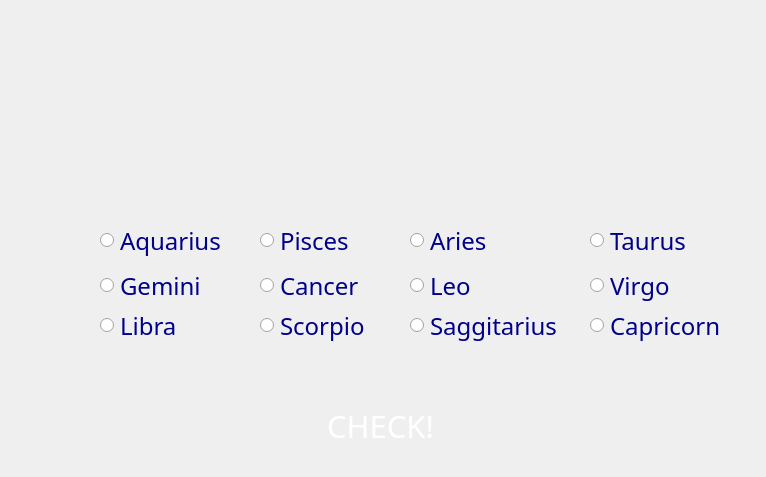
<?xml version="1.0" encoding="UTF-8"?>
<ui version="4.0">
 <class>LoveComp</class>
 <widget class="QDialog" name="LoveComp">
  <property name="geometry">
   <rect>
    <x>0</x>
    <y>0</y>
    <width>766</width>
    <height>477</height>
   </rect>
  </property>
  <property name="windowTitle">
   <string>Dialog</string>
  </property>
  <widget class="QLabel" name="label">
   <property name="geometry">
    <rect>
     <x>-10</x>
     <y>0</y>
     <width>781</width>
     <height>481</height>
    </rect>
   </property>
   <property name="font">
    <font>
     <family>Ageo</family>
     <pointsize>18</pointsize>
    </font>
   </property>
   <property name="text">
    <string/>
   </property>
   <property name="pixmap">
    <pixmap resource="resources.qrc">:/new/prefix1/lovecomp.png</pixmap>
   </property>
   <property name="alignment">
    <set>Qt::AlignCenter</set>
   </property>
  </widget>
  <widget class="QPushButton" name="pushButton_lovecheck">
   <property name="geometry">
    <rect>
     <x>140</x>
     <y>400</y>
     <width>481</width>
     <height>51</height>
    </rect>
   </property>
   <property name="font">
    <font>
     <family>Ageo</family>
     <pointsize>23</pointsize>
     <weight>50</weight>
     <bold>false</bold>
    </font>
   </property>
   <property name="styleSheet">
    <string notr="true">color:white</string>
   </property>
   <property name="text">
    <string>CHECK!</string>
   </property>
   <property name="flat">
    <bool>true</bool>
   </property>
  </widget>
  <widget class="QRadioButton" name="radioButton_capricorn">
   <property name="geometry">
    <rect>
     <x>590</x>
     <y>310</y>
     <width>141</width>
     <height>31</height>
    </rect>
   </property>
   <property name="font">
    <font>
     <family>Ageo</family>
     <pointsize>18</pointsize>
    </font>
   </property>
   <property name="styleSheet">
    <string notr="true">color:darkblue</string>
   </property>
   <property name="text">
    <string>Capricorn</string>
   </property>
  </widget>
  <widget class="QRadioButton" name="radioButton_pisces">
   <property name="geometry">
    <rect>
     <x>260</x>
     <y>220</y>
     <width>101</width>
     <height>41</height>
    </rect>
   </property>
   <property name="font">
    <font>
     <family>Ageo</family>
     <pointsize>18</pointsize>
    </font>
   </property>
   <property name="styleSheet">
    <string notr="true">color:darkblue</string>
   </property>
   <property name="text">
    <string>Pisces</string>
   </property>
  </widget>
  <widget class="QRadioButton" name="radioButton_gemini">
   <property name="geometry">
    <rect>
     <x>100</x>
     <y>270</y>
     <width>111</width>
     <height>31</height>
    </rect>
   </property>
   <property name="font">
    <font>
     <family>Ageo</family>
     <pointsize>18</pointsize>
    </font>
   </property>
   <property name="styleSheet">
    <string notr="true">color:darkblue</string>
   </property>
   <property name="text">
    <string>Gemini</string>
   </property>
  </widget>
  <widget class="QRadioButton" name="radioButton_aquarius">
   <property name="geometry">
    <rect>
     <x>100</x>
     <y>220</y>
     <width>131</width>
     <height>41</height>
    </rect>
   </property>
   <property name="font">
    <font>
     <family>Ageo</family>
     <pointsize>18</pointsize>
    </font>
   </property>
   <property name="styleSheet">
    <string notr="true">color:darkblue</string>
   </property>
   <property name="text">
    <string>Aquarius</string>
   </property>
  </widget>
  <widget class="QRadioButton" name="radioButton_aries">
   <property name="geometry">
    <rect>
     <x>410</x>
     <y>220</y>
     <width>82</width>
     <height>41</height>
    </rect>
   </property>
   <property name="font">
    <font>
     <family>Ageo</family>
     <pointsize>18</pointsize>
    </font>
   </property>
   <property name="styleSheet">
    <string notr="true">color:darkblue</string>
   </property>
   <property name="text">
    <string>Aries</string>
   </property>
  </widget>
  <widget class="QRadioButton" name="radioButton_taurus">
   <property name="geometry">
    <rect>
     <x>590</x>
     <y>220</y>
     <width>121</width>
     <height>41</height>
    </rect>
   </property>
   <property name="font">
    <font>
     <family>Ageo</family>
     <pointsize>18</pointsize>
    </font>
   </property>
   <property name="styleSheet">
    <string notr="true">color:darkblue</string>
   </property>
   <property name="text">
    <string>Taurus</string>
   </property>
  </widget>
  <widget class="QRadioButton" name="radioButton_cancer">
   <property name="geometry">
    <rect>
     <x>260</x>
     <y>270</y>
     <width>101</width>
     <height>31</height>
    </rect>
   </property>
   <property name="font">
    <font>
     <family>Ageo</family>
     <pointsize>18</pointsize>
    </font>
   </property>
   <property name="styleSheet">
    <string notr="true">color:darkblue</string>
   </property>
   <property name="text">
    <string>Cancer</string>
   </property>
  </widget>
  <widget class="QRadioButton" name="radioButton_leo">
   <property name="geometry">
    <rect>
     <x>410</x>
     <y>270</y>
     <width>82</width>
     <height>31</height>
    </rect>
   </property>
   <property name="font">
    <font>
     <family>Ageo</family>
     <pointsize>18</pointsize>
    </font>
   </property>
   <property name="styleSheet">
    <string notr="true">color:darkblue</string>
   </property>
   <property name="text">
    <string>Leo</string>
   </property>
  </widget>
  <widget class="QRadioButton" name="radioButton_saggitarius">
   <property name="geometry">
    <rect>
     <x>410</x>
     <y>310</y>
     <width>151</width>
     <height>31</height>
    </rect>
   </property>
   <property name="font">
    <font>
     <family>Ageo</family>
     <pointsize>18</pointsize>
    </font>
   </property>
   <property name="styleSheet">
    <string notr="true">color:darkblue</string>
   </property>
   <property name="text">
    <string>Saggitarius</string>
   </property>
  </widget>
  <widget class="QRadioButton" name="radioButton_libra">
   <property name="geometry">
    <rect>
     <x>100</x>
     <y>310</y>
     <width>101</width>
     <height>31</height>
    </rect>
   </property>
   <property name="font">
    <font>
     <family>Ageo</family>
     <pointsize>18</pointsize>
    </font>
   </property>
   <property name="styleSheet">
    <string notr="true">color:darkblue</string>
   </property>
   <property name="text">
    <string>Libra</string>
   </property>
  </widget>
  <widget class="QRadioButton" name="radioButton_virgo">
   <property name="geometry">
    <rect>
     <x>590</x>
     <y>270</y>
     <width>91</width>
     <height>31</height>
    </rect>
   </property>
   <property name="font">
    <font>
     <family>Ageo</family>
     <pointsize>18</pointsize>
    </font>
   </property>
   <property name="styleSheet">
    <string notr="true">color:darkblue</string>
   </property>
   <property name="text">
    <string>Virgo</string>
   </property>
  </widget>
  <widget class="QRadioButton" name="radioButton_scorpio">
   <property name="geometry">
    <rect>
     <x>260</x>
     <y>310</y>
     <width>111</width>
     <height>31</height>
    </rect>
   </property>
   <property name="font">
    <font>
     <family>Ageo</family>
     <pointsize>18</pointsize>
    </font>
   </property>
   <property name="styleSheet">
    <string notr="true">color:darkblue</string>
   </property>
   <property name="text">
    <string>Scorpio</string>
   </property>
  </widget>
 </widget>
 <resources>
  <include location="resources.qrc"/>
 </resources>
 <connections>
  <connection>
   <sender>pushButton_lovecheck</sender>
   <signal>clicked()</signal>
   <receiver>LoveComp</receiver>
   <slot>accept()</slot>
   <hints>
    <hint type="sourcelabel">
     <x>312</x>
     <y>253</y>
    </hint>
    <hint type="destinationlabel">
     <x>465</x>
     <y>340</y>
    </hint>
   </hints>
  </connection>
 </connections>
</ui>
